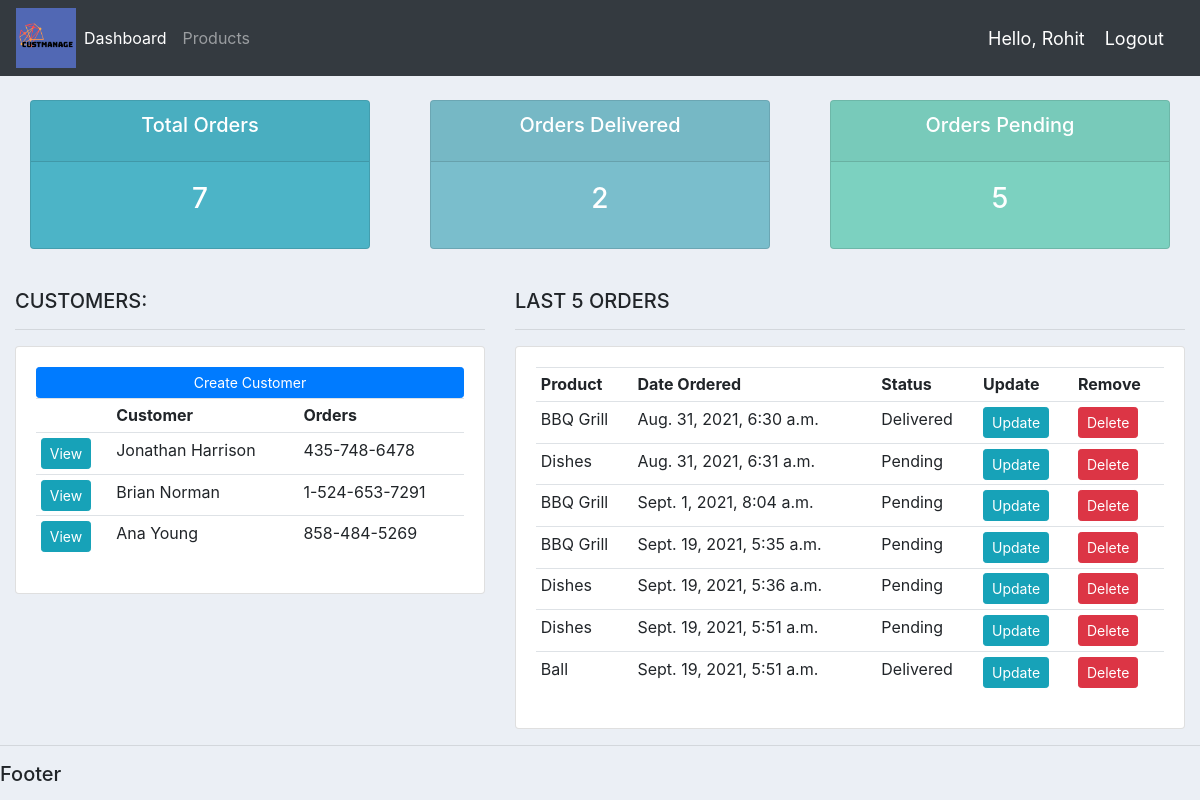
The app's page / (signed in) with its own data.
### custmanageapp/models.py (models this page shows, shortened)
class Customer(models.Model):
    name = models.CharField(max_length = 200, null = True)
    phone = models.CharField(max_length = 200, null = True)
    email = models.CharField(max_length = 200, null = True)
    date_created = models.DateTimeField(auto_now_add = True, null = True)

class Order(models.Model):
    STATUS = (
        ('Pending','Pending'),
        ('Out For Delivery', 'Out For Delivery'),
        ('Delivered', 'Delivered'),
    )
    customer = models.ForeignKey(Customer,null = True,on_delete = models.SET_NULL)
    product = models.ForeignKey(Product,null = True,on_delete = models.SET_NULL)
    date_created = models.DateTimeField(auto_now_add = True, null = True)
    status = models.CharField(max_length = 200, null = True, choices = STATUS)

class Product(models.Model):
    CATEGORY = (
        ('Indoor','Indoor'),
        ('Outdoor','Outdoor'),
    )
    name = models.CharField(max_length = 200, null = True)
    price = models.FloatField(null = True)
    category = models.CharField(max_length = 200, null = True, choices = CATEGORY)
    description = models.CharField(max_length = 200, null = True, blank = True)
    date_created = models.DateTimeField(auto_now_add = True, null = True)
    tags = models.ManyToManyField(Tag)
    def __str__(self):
        return self.name

### custmanageapp/views.py (the view)
# urls.py: path('', views.home, name = "home"),
@login_required(login_url = 'login')
def home(request):
    orders = Order.objects.all()
    customers = Customer.objects.all()
    total_customers = customers.count()
    total_orders = orders.count()
    delivered = orders.filter(status = 'Delivered').count()
    pending = orders.filter(status = 'Pending').count()
    context = { 'orders':orders, 'customers':customers, 'total_orders':total_orders, 'delivered': delivered, 'pending':pending }
    return render(request,'custmanageapp/dashboard.html',context)

### custmanageapp/templates/custmanageapp/dashboard.html
{% extends 'custmanageapp/main.html' %}
{% block content %}
{%  include 'custmanageapp/status.html' %}
<br>
<div class="row">
	<div class="col-md-5">
		<h5>CUSTOMERS:</h5>
		<hr>
		<div class="card card-body">
			<a class="btn btn-primary  btn-sm btn-block" href="">Create Customer</a>
			<table class="table table-sm">
				<tr>
					<th></th>
					<th>Customer</th>
					<th>Orders</th>
				</tr>
				{% for customer in customers %}
					<tr>
						<td><a class ="btn btn-sm btn-info" href="{% url 'customer' customer.id %}">View</a></td>
						<td>{{customer.name}}</td>
						<td>{{customer.phone}}</td>
					</tr>
				{% endfor %}
			</table>
		</div>
	</div>
	<div class="col-md-7">
		<h5>LAST 5 ORDERS</h5>
		<hr>
		<div class="card card-body">
			<table class="table table-sm">
				<tr>
					<th>Product</th>
					<th>Date Ordered</th>
					<th>Status</th>
					<th>Update</th>
					<th>Remove</th>
				</tr>
				{% for order in orders %}
					<tr>
						<td>{{order.product}}</td>
						<td>{{order.date_created}}</td>
						<td>{{order.status}}</td>
						<td><a class ="btn btn-sm btn-info" href = "{% url 'update_order' order.id %}">Update</a></td>
						<td><a class ="btn btn-sm btn-danger"  href = "{% url 'delete_order' order.id %}" >Delete</a></td>
					</tr>
				{% endfor %}
			</table>
		</div>
	</div>
</div>
{% endblock %}

### custmanageapp/templates/custmanageapp/navbar.html (shortened to what this page needs)
{% load static %}
<nav class="navbar navbar-expand-lg navbar-dark bg-dark">
  <img src="{% static 'images/logo.png' %}" style="width: 5vw; min-width: 10px;">
  <div class="collapse navbar-collapse" id="navbarNav">
    <ul class="navbar-nav">
      <li class="nav-item active">
        <a class="nav-link" href="{% url 'home' %}">Dashboard</a>
      </li>
      <li class="nav-item">
        <a class="nav-link" href="{% url 'products' %}">Products</a>
      </li>
    </ul>
  </div>
  <span class = "hello-msg">Hello, {{request.user}}</span>
  <span><a class = "hello-msg" href="{% url 'logout' %}">Logout</a></span>
</nav>

### static/css/main.css (style rules this page uses)
body { background-color: #ebeff5; }

### custmanageapp/templates/custmanageapp/navbar.html (style rules this page uses)
.hello-msg { font-size: 18px; color: #fff; margin-right: 20px; }

### records on screen
Customer: name "Jonathan Harrison", phone "435-748-6478"
Customer: name "Brian Norman", phone "1-524-653-7291"
Customer: name "Ana Young", phone "858-484-5269"
Order: product "BBQ Grill", date_created "Aug. 31, 2021, 6:30 a.m.", status "Delivered"
Order: product "Dishes", date_created "Aug. 31, 2021, 6:31 a.m.", status "Pending"
Order: product "BBQ Grill", date_created "Sept. 1, 2021, 8:04 a.m.", status "Pending"
Order: product "BBQ Grill", date_created "Sept. 19, 2021, 5:35 a.m.", status "Pending"
Order: product "Dishes", date_created "Sept. 19, 2021, 5:36 a.m.", status "Pending"
Order: product "Dishes", date_created "Sept. 19, 2021, 5:51 a.m.", status "Pending"
Order: product "Ball", date_created "Sept. 19, 2021, 5:51 a.m.", status "Delivered"

### other values on screen
{{ request.user }} "Rohit"
{{ total_orders }} "7"
{{ delivered }} "2"
{{ pending }} "5"
